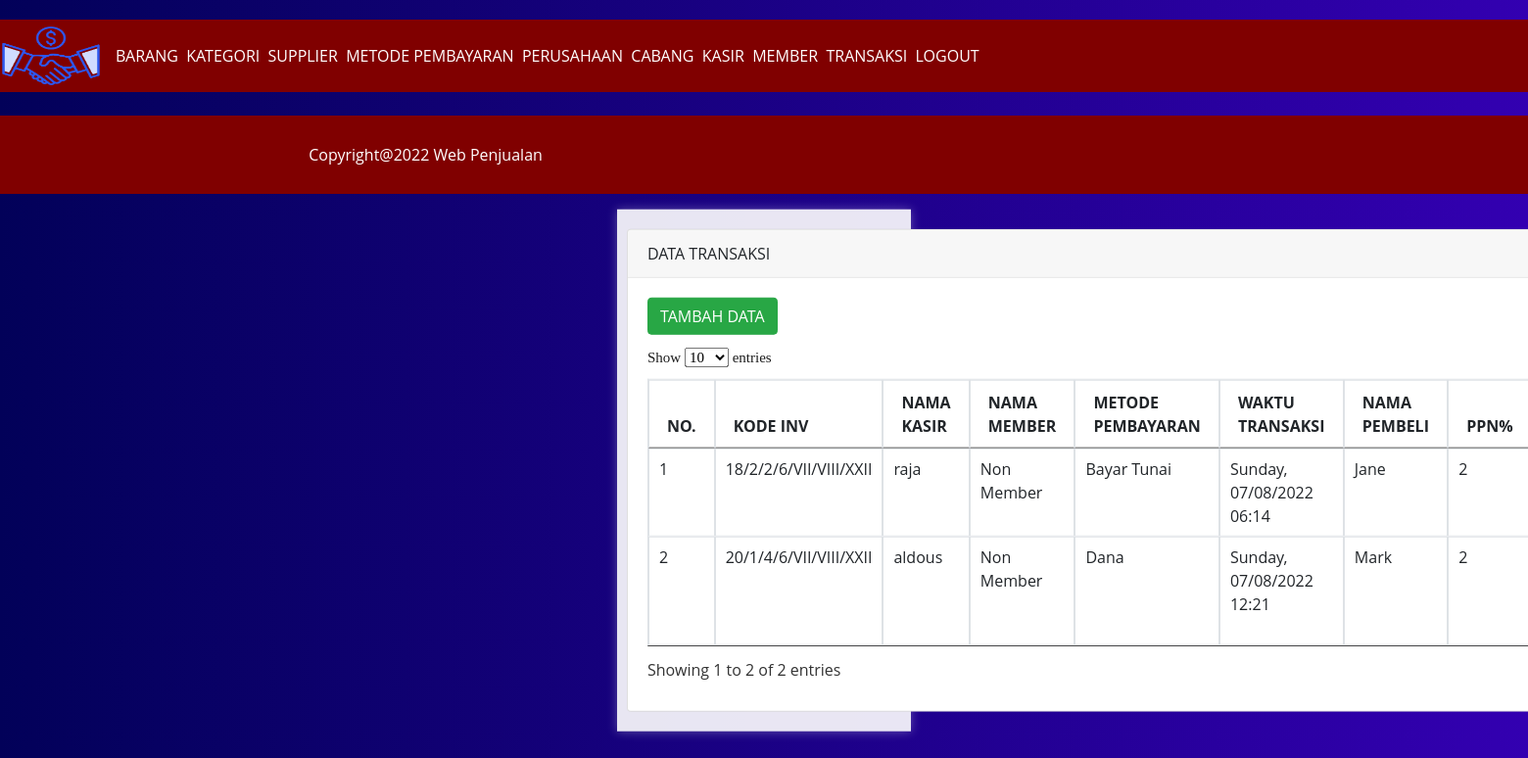
Screenshot of /index.php?page=transaksi (signed in) with the database file from the repository.
### tables this page shows
CREATE TABLE `transaksi` (
  `id_transaksi` int(11) NOT NULL,
  `kode_inv` varchar(30) NOT NULL,
  `id_kasir` int(11) NOT NULL,
  `id_member` int(11) NOT NULL,
  `id_metode_pembayaran` int(11) NOT NULL,
  `waktu_transaksi` timestamp NOT NULL DEFAULT current_timestamp() ON UPDATE current_timestamp(),
  `nama_pembeli` varchar(100) NOT NULL,
  `ppn` varchar(10) NOT NULL,
  `diskon` varchar(10) NOT NULL,
  `total_bayar` varchar(20) NOT NULL,
  `status` enum('selesai','proses','.') NOT NULL
);

CREATE TABLE `kasir` (
  `id_kasir` int(11) NOT NULL,
  `nama_kasir` varchar(100) NOT NULL,
  `id_cabang` int(11) NOT NULL,
  `alamat` varchar(100) NOT NULL,
  `jenis_kelamin` varchar(20) NOT NULL,
  `nomor_telp` char(13) NOT NULL
);

CREATE TABLE `member` (
  `id_member` int(11) NOT NULL,
  `nama_member` varchar(100) NOT NULL,
  `nomor_telp` char(13) NOT NULL,
  `alamat` varchar(100) NOT NULL,
  `jenis_kelamin` varchar(20) NOT NULL
);

CREATE TABLE `metode_pembayaran` (
  `id_metode_pembayaran` int(11) NOT NULL,
  `nama_metode` varchar(100) NOT NULL
);

### page/transaksi/home.php (the view, shortened to what this page needs)
<div class="container" style="margin-top: 80px">
  <div class="row">
    <div class="col-md-15">
      <div class="card">
        <div class="card-header">
          DATA TRANSAKSI
        </div>
        <div class="card-body">
          <a href="index.php?page=transaksi&act=tambah" class="btn btn-md btn-success" style="margin-bottom: 10px">TAMBAH DATA</a>
          <table class="table table-bordered" id="myTable">
            <thead>
              <tr>
                <th scope="col">NO.</th>
                <th scope="col">KODE INV</th>
                <th scope="col">NAMA KASIR</th>
                <th scope="col">NAMA MEMBER</th>
                <th scope="col">METODE PEMBAYARAN</th>
                <th scope="col">WAKTU TRANSAKSI</th>
                <th scope="col">NAMA PEMBELI</th>
                <th scope="col">PPN%</th>
              </tr>
            </thead>
            <tbody>
              <?php
                  $no = 1;
                  $query = mysqli_query($connection,"SELECT *, DATE_FORMAT(waktu_transaksi, '%W, %d/%m/%Y %H:%i') as waktu FROM transaksi
                  INNER JOIN kasir ON kasir.id_kasir=transaksi.id_kasir INNER JOIN member ON member.id_member=transaksi.id_member
                  INNER JOIN metode_pembayaran ON metode_pembayaran.id_metode_pembayaran=transaksi.id_metode_pembayaran");
                    while($row = mysqli_fetch_array($query)){
              ?>
              <tr>
                  <td><?php echo $no++ ?></td>
                  <td><?php echo $row['kode_inv'] ?></td>
                  <td><?php echo $row['nama_kasir'] ?></td>
                  <td><?php echo $row['nama_member'] ?></td>
                  <td><?php echo $row['nama_metode'] ?></td>
                  <td><?php echo $row['waktu'] ?></td>
                  <td><?php echo $row['nama_pembeli'] ?></td>
                  <td><?php echo $row['ppn'] ?></td>
              </tr>
            <?php } ?>
            </tbody>
          </table>
        </div>
      </div>
  </div>
</div>
</div>

### assets/css/navbar.css (style rules this page uses)
a { text-decoration: none; color: #fff; margin: auto; }

### assets/css/footer.css (style rules this page uses)
a { color: white; margin: 5px; text-decoration: none; }
body { position: relative; }

### assets/css/cssform.css (style rules this page uses)
body { background: linear-gradient(to left, #3300b1, #020159);; background-repeat: no-repeat; padding-top: 20px; }

### assets/css/style.css (style rules this page uses)
* { margin: 0; padding: 0; outline: 0; font-family: 'Open Sans', sans-serif; }
body { height: 100vh; background-color: #242424; background-size: cover; background-position: center; background-repeat: no-repeat; }
a { color: maroon; font-family: 'Open Sans', sans-serif; }
.container { position: absolute; left: 50%; top: 50%; transform: translate(-50%,-50%); padding: 20px 25px; width: 300px; background-color: rgba(255, 255, 255, .9); box-shadow: 0 0 10px rgba(255,255,255,.3); }

### rows the page displays
transaksi: kode_inv "18/2/2/6/VII/VIII/XXII", id_kasir.nama_kasir "raja", id_member.nama_member "Non Member", id_metode_pembayaran.nama_metode "Bayar Tunai", waktu "Sunday, 07/08/2022 06:14", nama_pembeli "Jane", ppn "2"
transaksi: kode_inv "20/1/4/6/VII/VIII/XXII", id_kasir.nama_kasir "aldous", id_member.nama_member "Non Member", id_metode_pembayaran.nama_metode "Dana", waktu "Sunday, 07/08/2022 12:21", nama_pembeli "Mark", ppn "2"
